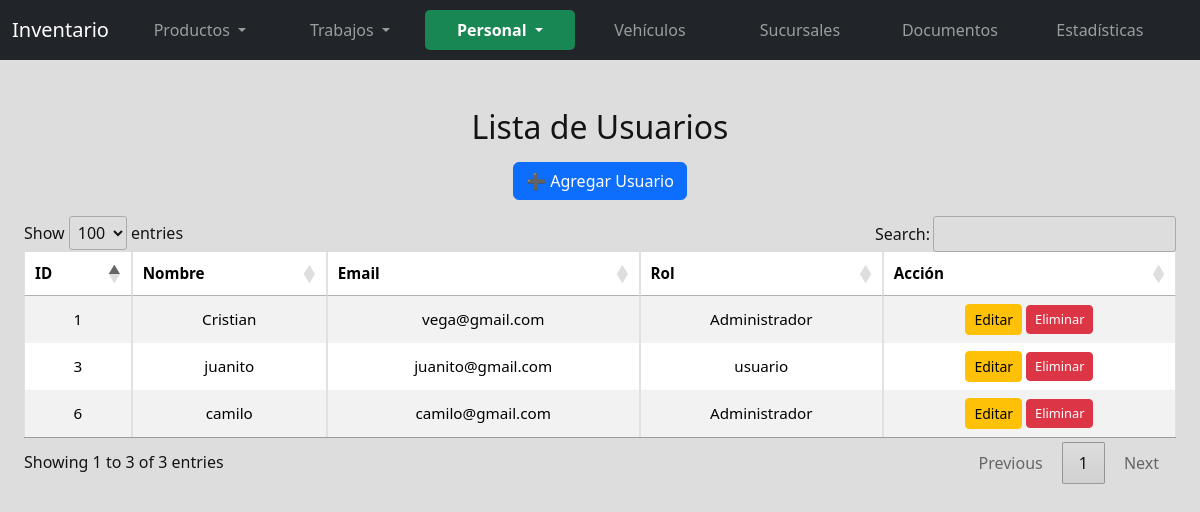
The page /usuarios.php (signed in) on the database its author committed.
### tables this page shows
CREATE TABLE `usuario` (
  `idusuario` int(11) NOT NULL,
  `nombre` varchar(255) NOT NULL,
  `email` varchar(100) NOT NULL,
  `password` varchar(255) NOT NULL COMMENT 'Contraseña encriptada del usuario',
  `rol` varchar(50) NOT NULL DEFAULT 'usuario'
);

### usuarios.php (the view, shortened to what this page needs)
<?php
include 'db.php';
?>
<!DOCTYPE html>
<html lang="es">
<head>
    <link href="https://cdn.jsdelivr.net/npm/bootstrap@5.3.0/dist/css/bootstrap.min.css" rel="stylesheet">
    <link rel="stylesheet" href="css/style.css">
<link rel="stylesheet" href="https://cdn.jsdelivr.net/npm/sweetalert2@11/dist/sweetalert2.min.css">
<link href="https://cdn.jsdelivr.net/npm/bootstrap@5.3.2/dist/css/bootstrap.min.css" rel="stylesheet">
<link href="https://cdn.jsdelivr.net/npm/select2@4.1.0-rc.0/dist/css/select2.min.css" rel="stylesheet" />
<link rel="stylesheet" href="https://cdn.datatables.net/1.13.6/css/jquery.dataTables.min.css">
</head>
<body>
<?php $pagina = basename($_SERVER['PHP_SELF']); ?>
<nav class="navbar navbar-expand-lg navbar-dark bg-dark fixed-top">
    <div class="container-fluid">
        <a class="navbar-brand" href="#">Inventario</a>
        <div class="collapse navbar-collapse justify-content-center" id="navbarNav">
            <ul class="navbar-nav">
                <li class="nav-item dropdown">
                    <a class="nav-link dropdown-toggle <?= ($pagina == 'index.php' || $pagina == 'activos.php') ? 'active-parent' : '' ?>"
                       href="#" id="inventarioDropdown" role="button" data-bs-toggle="dropdown" aria-expanded="false">
                        Productos
                    </a>
                </li>
                <li class="nav-item dropdown">
                    <a class="nav-link dropdown-toggle <?= in_array($pagina, ['trabajos.php','clientes.php','devoluciones.php','ordenesCompra.php']) ? 'active-parent' : '' ?>"
                       href="#" id="trabajosDropdown" role="button" data-bs-toggle="dropdown" aria-expanded="false">
                        Trabajos
                    </a>
                </li>
                <li class="nav-item dropdown">
                    <a class="nav-link dropdown-toggle <?= in_array($pagina, ['empleados.php','usuarios.php']) ? 'active-parent' : '' ?>"
                       href="#" id="personalDropdown" role="button" data-bs-toggle="dropdown" aria-expanded="false">
                        Personal
                    </a>
                </li>
                <li class="nav-item"><a class="nav-link <?= ($pagina == 'vehiculos.php') ? 'active' : '' ?>" href="vehiculos.php">Vehículos</a></li>
                <li class="nav-item"><a class="nav-link <?= ($pagina == 'sucursal.php') ? 'active' : '' ?>" href="sucursal.php">Sucursales</a></li>
                <li class="nav-item"><a class="nav-link <?= ($pagina == 'documentos.php') ? 'active' : '' ?>" href="documentos.php">Documentos</a></li>
                <li class="nav-item"><a class="nav-link <?= ($pagina == 'estadisticas.php') ? 'active' : '' ?>" href="estadisticas.php">Estadísticas</a></li>
                <li class="nav-item"><a class="nav-link <?= ($pagina == 'historial.php') ? 'active' : '' ?>" href="historial.php">Historial</a></li>
            </ul>
        </div>
    </div>
</nav>
<div class="container mt-5">
    <div class="text-center mb-3">
        <h2 class="mb-3">Lista de Usuarios</h2>
        <button class="btn btn-primary" data-bs-toggle="modal" data-bs-target="#modalAgregarUsuario">
            ➕ Agregar Usuario
        </button>
    </div>
    <table id="tablaUsuarios" class="table table-bordered table-striped">
        <thead>
            <tr>
                <th>ID</th>
                <th>Nombre</th>
                <th>Email</th>
                <th>Rol</th>
                <th>Acción</th>
            </tr>
        </thead>
        <tbody>
            <?php
            $query = "SELECT * FROM usuario ORDER BY idusuario ASC";
            $usuarios = mysqli_query($conn, $query);
            while ($u = mysqli_fetch_assoc($usuarios)) {
                echo "<tr>
                    <td>{$u['idusuario']}</td>
                    <td>{$u['nombre']}</td>
                    <td>{$u['email']}</td>
                    <td>{$u['rol']}</td>
                    <td>
                        <button class='btn btn-sm btn-warning' data-bs-toggle='modal' data-bs-target='#modalEditar{$u['idusuario']}'>Editar</button>
                        <a href='eliminar_usuario.php?id={$u['idusuario']}' class='btn btn-sm btn-danger' onclick=\"return confirm('¿Eliminar este usuario?')\">Eliminar</a>
                    </td>
                </tr>";
            }
            ?>
        </tbody>
    </table>
</div>
</body>
</html>

### css/style.css (style rules this page uses)
.navbar-nav { display: flex; justify-content: center; width: 100%; }
.navbar-nav .nav-item { flex: 1; text-align: center; min-width: 150px; }
.navbar { height: 60px; padding: 10px 15px; display: flex; align-items: center; }
.btn-primary { background: #007bff; border: none; padding: 8px 12px; font-size: 0.9rem; border-radius: 6px; transition: 0.3s; }
.btn-danger { background: #dc3545; border: none; padding: 8px 12px; font-size: 0.9rem; border-radius: 6px; transition: 0.3s; }
.container { max-width: 98% !important; padding: 0 15px; }
.table { width: 100% !important; table-layout: auto !important; font-size: 0.95rem; }
.table th, .table td { vertical-align: middle; padding: 14px; text-align: center; white-space: nowrap; }
.table thead { background-color: #343a40; color: #ffffff; }
.table td a.btn { padding: 4px 8px; font-size: 0.8rem; white-space: nowrap; }

### usuarios.php (style rules this page uses)
body { background-color:rgb(221, 221, 221); color:rgb(20, 20, 20); }
.navbar .nav-link.active-parent { background-color: #198754; color: white !important; font-weight: bold; border-radius: 5px; }
@media (min-width: 579px) { body { padding-top: 60px; } }

### rows shown on the page
usuario: idusuario "1", nombre "Cristian", email "vega@gmail.com", rol "Administrador"
usuario: idusuario "3", nombre "juanito", email "juanito@gmail.com", rol "usuario"
usuario: idusuario "6", nombre "camilo", email "camilo@gmail.com", rol "Administrador"
